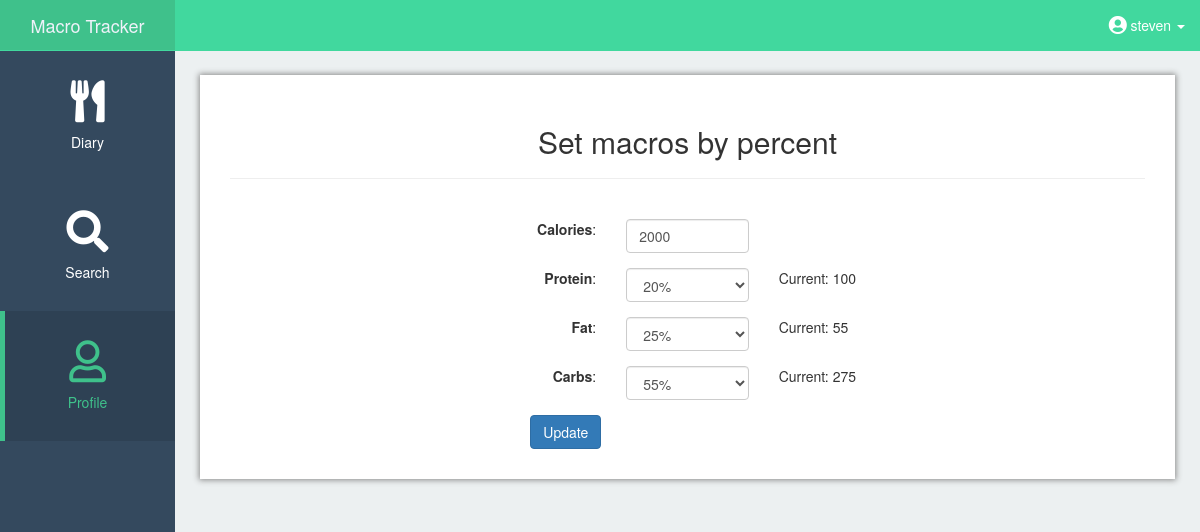
The app's page /profile/macrospercent (signed in), older data.
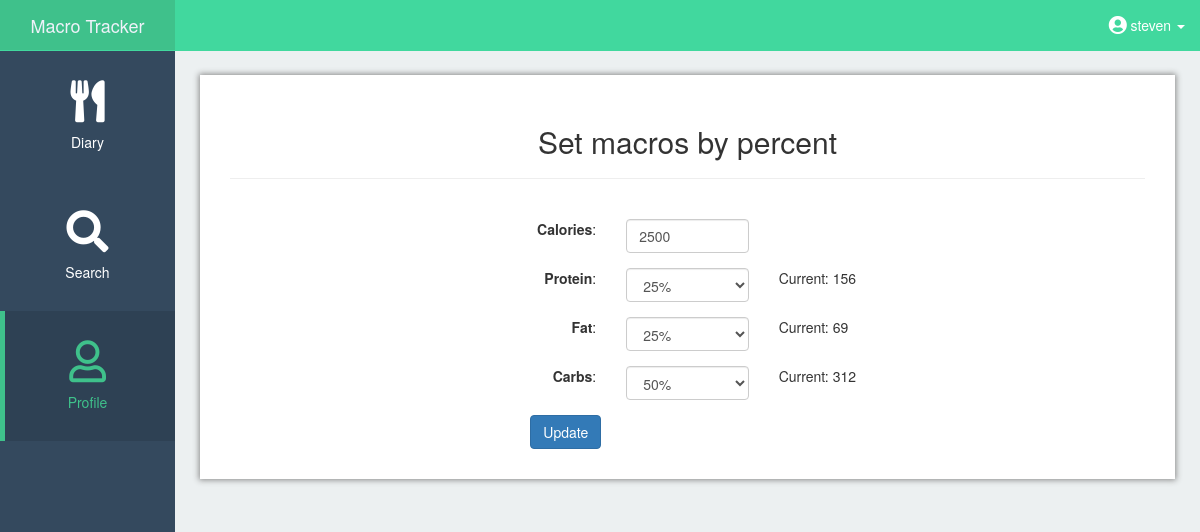
The same page, newer data.
### app/models.py (models this page shows, shortened)
class User(UserMixin, db.Model):
    id = db.Column(db.Integer, primary_key=True)
    username = db.Column(db.String(64), index=True, unique=True)
    email = db.Column(db.String(120), index=True, unique=True)
    password_hash = db.Column(db.String(128))
    calories_goal = db.Column(db.Integer(), default=2000)
    carb_goal = db.Column(db.Numeric(), default=.55)
    fat_goal = db.Column(db.Numeric(), default=.25)
    protein_goal = db.Column(db.Numeric(), default=.2)
    carbs_grams = db.Column(db.Integer(), default=275)
    fat_grams = db.Column(db.Integer(), default=55)
    protein_grams = db.Column(db.Integer(), default=100)
    food = db.relationship('Food', backref='user', lazy='dynamic')

### app/routes.py (the view, shortened to what this page needs)
@app.route('/profile/macrospercent', methods=['GET', 'POST'])
@login_required
def macros_percent():
    user = User.query.filter_by(id=current_user.get_id()).first()
    form = SetMacroForm(calories=user.calories_goal,
                        fat=float(user.fat_goal),
                        carbs=float(user.carb_goal),
                        protein=float(user.protein_goal))
    if request.method == 'GET':
        return render_template('macros_percent.html', user=user, form=form)

### app/forms.py
class SetMacroForm(FlaskForm):
    PERCENT_CHOICES = [(.05, "5%"),
                       (.1, "10%"),
                       (.15, "15%"),
                       (.2, "20%"),
                       (.25, "25%"),
                       (.3, "30%"),
                       (.35, "35%"),
                       (.4, "40%"),
                       (.45, "45%"),
                       (.5, "50%"),
                       (.55, "55%"),
                       (.6, "60%"),
                       (.65, "65%"),
                       (.7, "70%"),
                       (.75, "75%"),
                       (.8, "80%"),
                       (.85, "85%"),
                       (.9, "90%")]
    calories = IntegerField('Calories', validators=[DataRequired()])
    protein = SelectField('Protein', choices=PERCENT_CHOICES, validators=[
        DataRequired()], default=.1)
    fat = SelectField('Fat', choices=PERCENT_CHOICES,
                      validators=[DataRequired()])
    carbs = SelectField('Carbs', choices=PERCENT_CHOICES,
                        validators=[DataRequired()])
    change_macros = SubmitField('Update')

### app/models.py (called while the page is built)
@login.user_loader
def load_user(id):
    return User.query.get(int(id))

### app/templates/macros_percent.html (shortened to what this page needs)
{% extends 'base.html' %} {% block app_content %}
<div id="page-wrapper">
    <div class="container-fluid main-content-fluid">
        <h2 class='text-center'>Set macros by percent</h2>
        <hr/>
        <br/>
        <div class="text-center">
            <form class="text-left col-md-6 col-md-offset-3" method="post">
                <div class="form-group row">
                    <div class="col-md-4 col-form-label text-right">
                        {{ form.calories.label }}:
                    </div>
                    <div class="col-md-4">
                        {{ form.calories(class="form-control") }}
                    </div>
                </div>
                <div class="form-group row">
                    <div class="col-md-4 col-form-label text-right">
                        {{ form.protein.label }}:
                    </div>
                    <div class="col-md-4">
                        {{ form.protein(class="selectpicker form-control") }}
                    </div>
                    <div class="col-md-4">
                        Current: {{ user.protein_grams }}
                    </div>
                </div>
                <div class="form-group row">
                    <div class="col-md-4 col-form-label text-right">
                        {{ form.fat.label }}:
                    </div>
                    <div class="col-md-4">
                        {{ form.fat(class="selectpicker form-control") }}
                    </div>
                    <div class="col-md-4">
                        Current: {{ user.fat_grams }}
                    </div>
                </div>
                <div class="form-group row">
                    <div class="col-md-4 col-form-label text-right">
                        {{ form.carbs.label }}:
                    </div>
                    <div class="col-md-4">
                        {{ form.carbs(class="selectpicker form-control") }}
                    </div>
                    <div class="col-md-4">
                        Current: {{ user.carbs_grams }}
                    </div>
                </div>
                <div class="col-md-4 text-right">
                    {{ form.change_macros(class="btn btn-primary mb-2") }}
                </div>
            </form>
        </div>
    </div>
</div>
{% endblock %}

### app/templates/base.html (shortened to what this page needs)
{% extends 'bootstrap/base.html' %} {% block title %} Steven's Macro Counter App {% endblock %} {% block navbar %} {% block
styles %} {{super()}}
<link rel="stylesheet" href="{{url_for('.static', filename='navbar_style_custom.css')}}">
<link rel="stylesheet" href="{{url_for('.static', filename='global.css')}}">
<link href="https://use.fontawesome.com/releases/v5.0.11/css/all.css" rel="stylesheet"> {% endblock %}
<div id="wrapper">
	<nav class="navbar navbar-default navbar-fixed-top">
		<div class="navbar-header">
			<a class="navbar-brand text-center" href="{{ url_for('home') }}">Macro Tracker</a>
		</div>
		<ul class="nav navbar-right top-nav">
			{% if current_user.is_anonymous %}
			<li>
				<a href="{{ url_for('login') }}">Login</a>
			</li>
			{% else %}
			<li class="dropdown">
				<a href="#" class="dropdown-toggle" data-toggle="dropdown">
					<span>
						<i class="fas fa-user-circle fa-lg"></i>
					</span>
					<span> {{ current_user.username }}</span>
					<b class="caret"></b>
				</a>
			</li>
			{% endif %}
		</ul>
		<div class="collapse navbar-collapse navbar-ex1-collapse">
			<ul class="nav navbar-nav side-nav">
				{% if current_user.is_anonymous %} {% else %}
				<li {% if 'diary' in request.path %}class="active" {% endif %}>
					<a href="{{ url_for('diary')}}">
						<div class="outer">
							<div class="middle">
								<div class="inner">
									<i class="navbar-icons fas fa-utensils fa-3x"></i>
									<br/>Diary
								</div>
							</div>
						</div>
					</a>
				</li>
				<li {% if 'search' in request.path %}class="active" {% endif %}>
					<a href="{{ url_for('search') }}">
						<div class="outer">
							<div class="middle">
								<div class="inner">
									<i class="navbar-icons fas fa-search fa-3x"></i>
									<br/>Search
								</div>
							</div>
						</div>
					</a>
				</li>
				<li {% if 'profile' in request.path %}class="active" {% endif %}>
					<a href="{{ url_for('profile') }}">
						<div class="outer">
							<div class="middle">
								<div class="inner">
									<i class="navbar-icons far fa-user fa-3x"></i>
									<br />Profile
								</div>
							</div>
						</div>
					</a>
				</li>
				{% endif %}
			</ul>
		</div>
	</nav>
	{% endblock %} {% block content %}   {% block app_content
	%}{% endblock %} {% endblock %}

Row changes from the older to the newer data that the page shows:
changed User "steven": protein_grams "100" → "156"; fat_grams "55" → "69"; carbs_grams "275" → "312"
Text that changed along with them:
form field calories: "2000" → "2500"
form field protein: "20%" → "25%"
form field carbs: "55%" → "50%"
